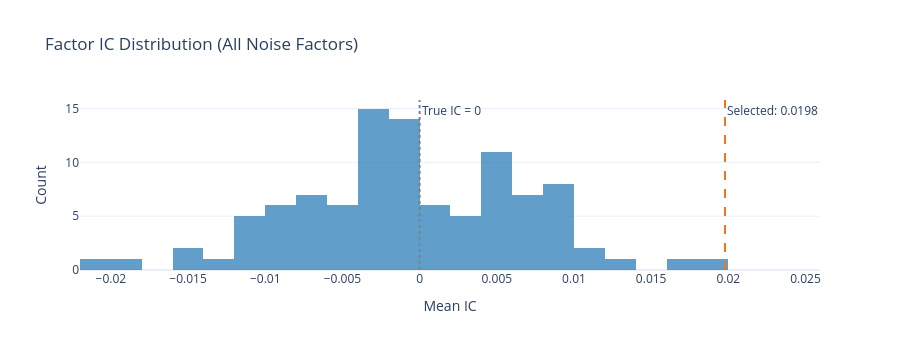

Notebook code for this chart:
### Code cell
# Visualize selection bias
fig = go.Figure()

fig.add_trace(
    go.Histogram(
        x=observed_ics,
        nbinsx=25,
        name="Factor ICs",
        marker_color="#1f77b4",
        opacity=0.7,
    )
)

fig.add_vline(
    x=best_ic,
    line_dash="dash",
    line_color="#f97316",
    annotation_text=f"Selected: {best_ic:.4f}",
)

fig.add_vline(
    x=0,
    line_dash="dot",
    line_color="gray",
    annotation_text="True IC = 0",
)

fig.update_layout(
    title="Factor IC Distribution (All Noise Factors)",
    xaxis_title="Mean IC",
    yaxis_title="Count",
    template="plotly_white",
    height=350,
)

fig.show()

### Figure 1 — Plotly figure (JSON) as saved in the notebook; plotly's stock layout.template omitted (floating-point values rounded to 4 significant figures)
{"data": [{"marker": {"color": "#1f77b4"}, "name": "Factor ICs", "nbinsx": 25, "opacity": 0.7, "type": "histogram", "x": [0.007031, -0.003936, -0.007463, 0.006505, 0.007257, 0.0007969, -0.003482, -0.0009711, -0.0007493, -0.009477, 0.005436, -0.005135, -0.003531, 0.008105, 0.005106, -6.479e-05, 0.009856, 0.009138, -0.02193, -0.01891, -0.0005568, 0.005563, 0.003626, 0.005319, 0.005494, -0.003176, 0.008581, 0.001271, -0.003616, 0.003915, 0.006938, -0.01104, 0.004961, -0.000609, -0.001585, -0.007036, -0.009974, -0.01087, -0.002079, 0.000622, -0.004302, -0.003044, 0.007724, -0.01519, 0.002237, -0.001314, -0.003859, 0.0005442, -0.002643, -0.01439, -0.007671, 0.004225, 0.001486, -0.0001726, 0.008199, -0.01055, 0.002278, -0.00639, -0.01246, -0.003133, -0.01173, -0.002195, -0.001763, -0.0001578, -0.001533, 0.01605, -0.009071, -0.00684, 0.01978, 0.002722, -0.003301, 0.004169, 0.004639, 0.005891, -0.009186, -0.00129, -0.002789, -0.005577, -0.006457, 0.006357, -0.003867, 0.0002721, 0.01335, 0.01143, 0.00997, -0.01023, -0.004601, 0.009583, -0.005632, -0.009226, 0.006326, -0.006681, -0.002574, 0.01193, -0.009517, -0.0007725, 0.004636, -0.001344, 0.008662, -0.004856]}], "layout": {"annotations": [{"showarrow": false, "text": "Selected: 0.0198", "x": 0.01978, "xanchor": "left", "xref": "x", "y": 1, "yanchor": "top", "yref": "y domain"}, {"showarrow": false, "text": "True IC = 0", "x": 0, "xanchor": "left", "xref": "x", "y": 1, "yanchor": "top", "yref": "y domain"}], "height": 350, "shapes": [{"line": {"color": "#f97316", "dash": "dash"}, "type": "line", "x0": 0.01978, "x1": 0.01978, "xref": "x", "y0": 0, "y1": 1, "yref": "y domain"}, {"line": {"color": "gray", "dash": "dot"}, "type": "line", "x0": 0, "x1": 0, "xref": "x", "y0": 0, "y1": 1, "yref": "y domain"}], "title": {"text": "Factor IC Distribution (All Noise Factors)"}, "xaxis": {"title": {"text": "Mean IC"}}, "yaxis": {"title": {"text": "Count"}}}}
